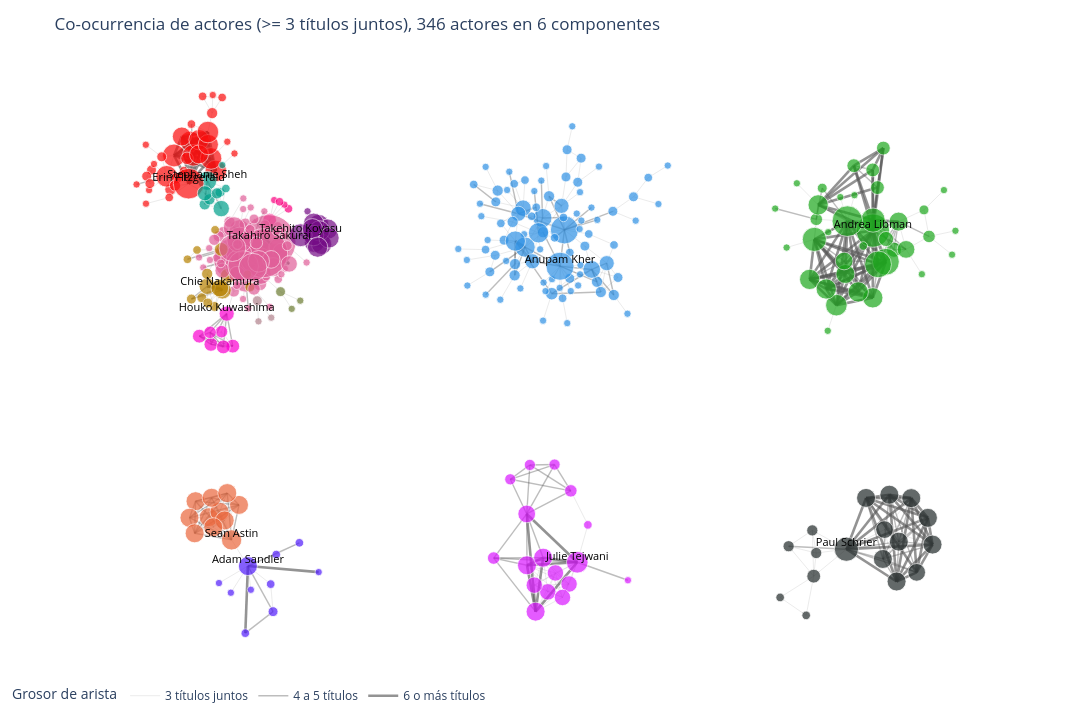

Notebook cell for this chart:
### Code cell
# 5.4 Figura interactiva
paleta = px.colors.qualitative.Dark24

def trazo_aristas(rango, ancho, opacidad, nombre):
    xs, ys = [], []
    for u, v, w in G.edges(data="weight"):
        if rango[0] <= w <= rango[1]:
            xs += [pos[u][0], pos[v][0], None]
            ys += [pos[u][1], pos[v][1], None]
    return go.Scatter(x=xs, y=ys, mode="lines", name=nombre, hoverinfo="skip",
                      line=dict(width=ancho, color=f"rgba(90,90,90,{opacidad})"))

fig_g = go.Figure()
fig_g.add_trace(trazo_aristas((3, 3), 0.6, 0.20, "3 títulos juntos"))
fig_g.add_trace(trazo_aristas((4, 5), 1.4, 0.40, "4 a 5 títulos"))
fig_g.add_trace(trazo_aristas((6, 999), 2.6, 0.65, "6 o más títulos"))

nodos = list(G.nodes())
fig_g.add_trace(go.Scatter(
    x=[pos[n][0] for n in nodos], y=[pos[n][1] for n in nodos], mode="markers",
    name="Actores", showlegend=False,
    marker=dict(size=[6 + 1.3 * grado[n] for n in nodos],
                color=[paleta[com_de[n] % len(paleta)] for n in nodos],
                line=dict(width=0.8, color="white")),
    customdata=np.array([[apariciones[n], grado[n], com_de[n] + 1] for n in nodos]),
    text=nodos,
    hovertemplate=("<b>%{text}</b><br>Títulos: %{customdata[0]}"
                   "<br>Colaboradores: %{customdata[1]}<br>Comunidad %{customdata[2]}<extra></extra>"),
))
fig_g.add_trace(go.Scatter(
    x=[pos[n][0] for n in nombres_top], y=[pos[n][1] for n in nombres_top],
    mode="text", text=nombres_top, textposition="top center", hoverinfo="skip",
    textfont=dict(size=11, color="black"), showlegend=False))
fig_g.update_layout(
    title=f"Co-ocurrencia de actores (>= {PESO_MIN} títulos juntos), {len(G)} actores en {N_COMPONENTES} componentes",
    width=1100, height=720, plot_bgcolor="white",
    xaxis=dict(visible=False), yaxis=dict(visible=False, scaleanchor="x"),
    legend=dict(title="Grosor de arista", orientation="h", y=-0.02),
    margin=dict(t=60, l=10, r=10, b=10),
)
fig_g.write_html("figuras/02_grafo_actores.html")
fig_g.show()

### Figure 1 — Plotly figure (JSON) as saved in the notebook; plotly's stock layout.template omitted (floating-point values rounded to 4 significant figures; data arrays with more than 128 entries replaced by an {"elided": "..."} marker saying what was removed)
{"data": [{"hoverinfo": "skip", "line": {"color": "rgba(90,90,90,0.2)", "width": 0.6}, "mode": "lines", "name": "3 títulos juntos", "type": "scatter", "x": {"elided": "1689 float values"}, "y": {"elided": "1689 float values"}}, {"hoverinfo": "skip", "line": {"color": "rgba(90,90,90,0.4)", "width": 1.4}, "mode": "lines", "name": "4 a 5 títulos", "type": "scatter", "x": {"elided": "747 float values"}, "y": {"elided": "747 float values"}}, {"hoverinfo": "skip", "line": {"color": "rgba(90,90,90,0.65)", "width": 2.6}, "mode": "lines", "name": "6 o más títulos", "type": "scatter", "x": {"elided": "486 float values"}, "y": {"elided": "486 float values"}}, {"customdata": {"elided": "346x3 int values"}, "hovertemplate": "<b>%{text}</b><br>Títulos: %{customdata[0]}<br>Colaboradores: %{customdata[1]}<br>Comunidad %{customdata[2]}<extra></extra>", "marker": {"color": {"elided": "346 str values"}, "line": {"color": "white", "width": 0.8}, "size": {"elided": "346 float values"}}, "mode": "markers", "name": "Actores", "showlegend": false, "text": {"elided": "346 str values"}, "type": "scatter", "x": {"elided": "346 float values"}, "y": {"elided": "346 float values"}}, {"hoverinfo": "skip", "mode": "text", "showlegend": false, "text": ["Anupam Kher", "Takahiro Sakurai", "Andrea Libman", "Erin Fitzgerald", "Julie Tejwani", "Paul Schrier", "Chie Nakamura", "Takehito Koyasu", "Sean Astin", "Adam Sandler", "Stephanie Sheh", "Houko Kuwashima"], "textfont": {"color": "black", "size": 11}, "textposition": "top center", "type": "scatter", "x": [2.888, 0.2812, 5.689, -0.4374, 3.042, 5.452, -0.1581, 0.5657, -0.05271, 0.09317, -0.2709, -0.09663], "y": [-0.2829, -0.06292, 0.03625, 0.4564, -2.933, -2.817, -0.478, -0.005329, -2.733, -2.967, 0.4816, -0.7075]}], "layout": {"height": 720, "legend": {"orientation": "h", "title": {"text": "Grosor de arista"}, "y": -0.02}, "margin": {"b": 10, "l": 10, "r": 10, "t": 60}, "plot_bgcolor": "white", "title": {"text": "Co-ocurrencia de actores (>= 3 títulos juntos), 346 actores en 6 componentes"}, "width": 1100, "xaxis": {"visible": false}, "yaxis": {"scaleanchor": "x", "visible": false}}}
